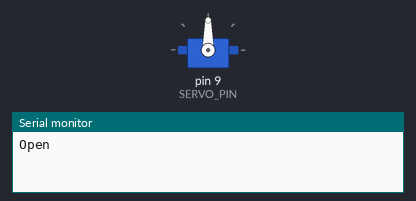
Simulated run of this sketch. Board: Arduino Uno, built with avr-gcc and run on an emulated ATmega328P. Shown: servo, the last lines printed to the serial monitor.

Above: at 0.05 s.
At 4.0 s:
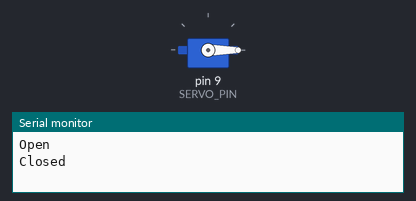
Timing chart, 0 to 5.2 s (numbered marks = the images above):
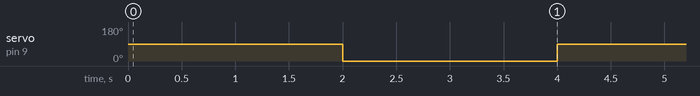

Measured:
- by itself, servo on pin 9 (SERVO_PIN): alternates 90° for 2.0 s and 0° for 2.0 s

The sketch:

servo_test.ino
```cpp
/*
  Servo test for the #23 servo.
  Wiring: orange -> pin 9, red -> 5V, brown -> GND

  Sweeps between the open and closed angles every 2 seconds so you can
  check the servo works and pick good angles for your door.
  Change the two numbers below, upload again, and copy the ones you like
  into OPEN_ANGLE and CLOSED_ANGLE in arduino-trap-v1.ino.
*/

#include <Servo.h>

const int SERVO_PIN    = 9;
const int OPEN_ANGLE   = 90;
const int CLOSED_ANGLE = 0;

Servo door;

void setup() {
  Serial.begin(9600);
  door.attach(SERVO_PIN);
}

void loop() {
  Serial.println("Open");
  door.write(OPEN_ANGLE);
  delay(2000);

  Serial.println("Closed");
  door.write(CLOSED_ANGLE);
  delay(2000);
}
```
